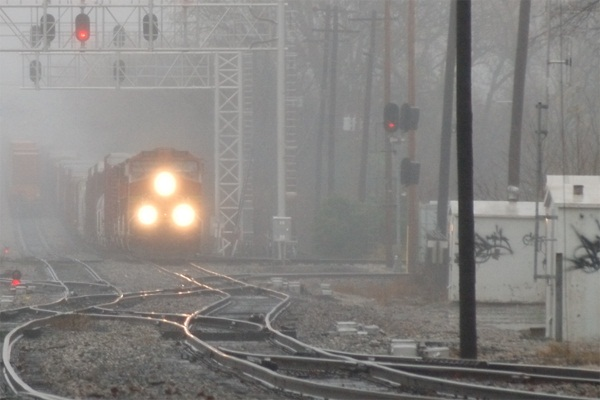
#> input picture CV/code/ch6/train.jpg, 600 x 400 px
$ jupyter execute --allow-errors ch6_final.ipynb   (shell and % lines are left out)
#> lines starting #> are read from the running program, lines starting #| are printed output that depends on the picture
#> further down, sourceImg is the input picture: shape (400, 600, 3); mean B, G, R 128.8, 131.4, 134.1
[cell 1]
import cv2
import numpy as np

from matplotlib import pyplot as plt

[cell 2]
def zmMinFilterGray(src, r=7):
    '''最小值滤波，r是滤波器半径'''
#> called with r = 7
    '''if r <= 0:
        return src
    h, w = src.shape[:2]
    I = src
    res = np.minimum(I  , I[[0]+range(h-1)  , :])
    res = np.minimum(res, I[range(1,h)+[h-1], :])
    I = res
    res = np.minimum(I  , I[:, [0]+range(w-1)])
    res = np.minimum(res, I[:, range(1,w)+[w-1]])
    return zmMinFilterGray(res, r-1)'''
    return cv2.erode(src, np.ones((2*r+1, 2*r+1)))                      #使用opencv的erode函数更高效
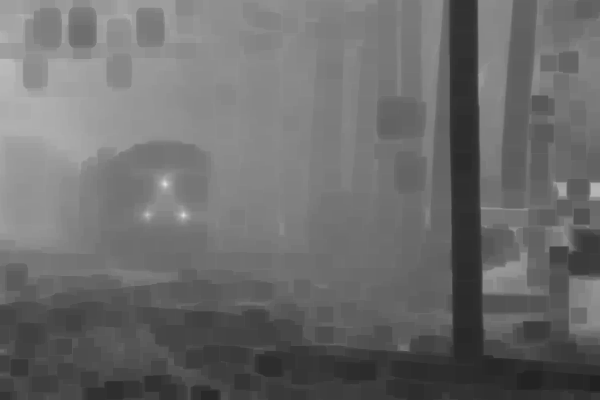
#> returned value: shape (400, 600) float64; min 0.129, max 0.871, mean 0.424

[cell 3]
def guidedfilter(I, p, r, eps):
    '''引导滤波，直接参考网上的matlab代码'''
#> called with r = 81, eps = 0.001
    height, width = I.shape
#> height = 400; width = 600
    m_I = cv2.boxFilter(I, -1, (r,r))
    m_p = cv2.boxFilter(p, -1, (r,r))
    m_Ip = cv2.boxFilter(I*p, -1, (r,r))
    cov_Ip = m_Ip-m_I*m_p
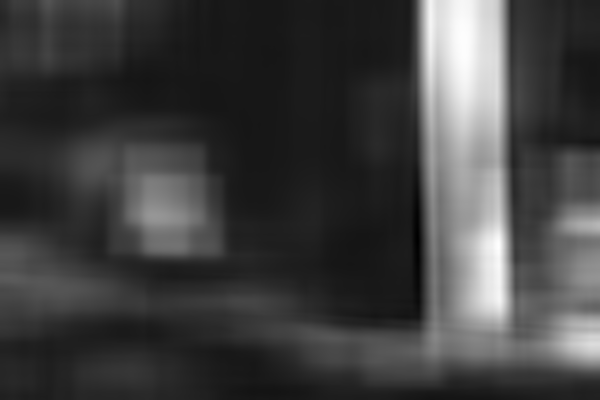
#> cov_Ip: shape (400, 600) float64; min -0.0014, max 0.0154, mean 0.00284; drawn with min black and max white

    m_II = cv2.boxFilter(I*I, -1, (r,r))
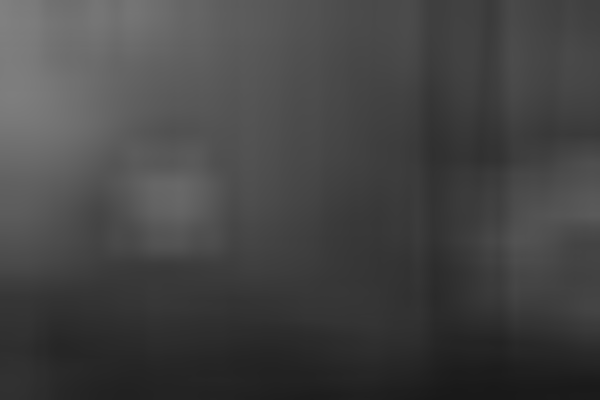
#> m_II: shape (400, 600) float64; min 0.0983, max 0.506, mean 0.268
    var_I = m_II-m_I*m_I
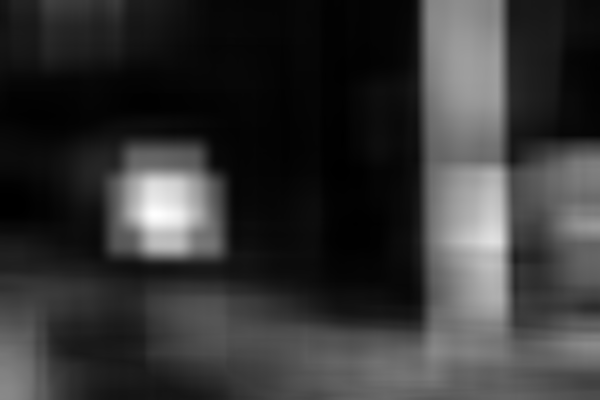
#> var_I: shape (400, 600) float64; min 0.00032, max 0.0287, mean 0.00628; drawn with min black and max white

    a = cov_Ip/(var_I+eps)
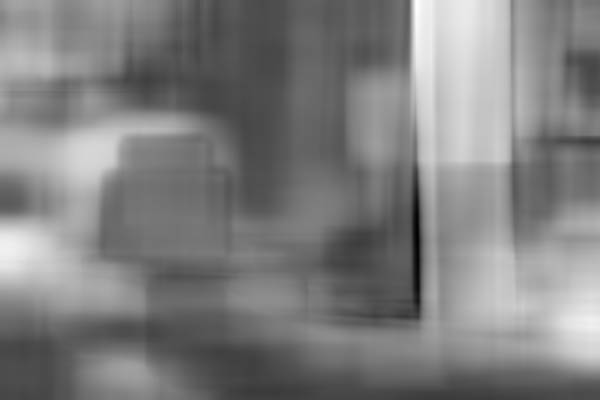
#> a: shape (400, 600) float64; min -0.308, max 0.977, mean 0.334; drawn with min black and max white
    b = m_p-a*m_I

    m_a = cv2.boxFilter(a, -1, (r,r))
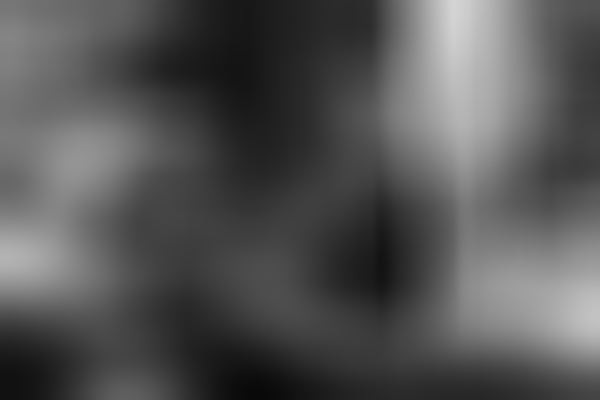
#> m_a: shape (400, 600) float64; min 0.0369, max 0.833, mean 0.334
    m_b = cv2.boxFilter(b, -1, (r,r))
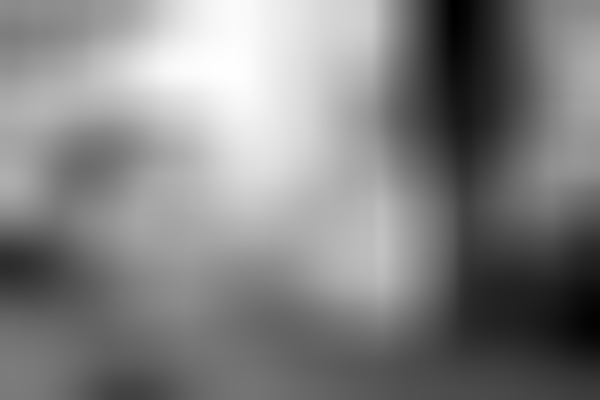
#> m_b: shape (400, 600) float64; min -0.00381, max 0.499, mean 0.253; drawn with min black and max white
    return m_a*I+m_b
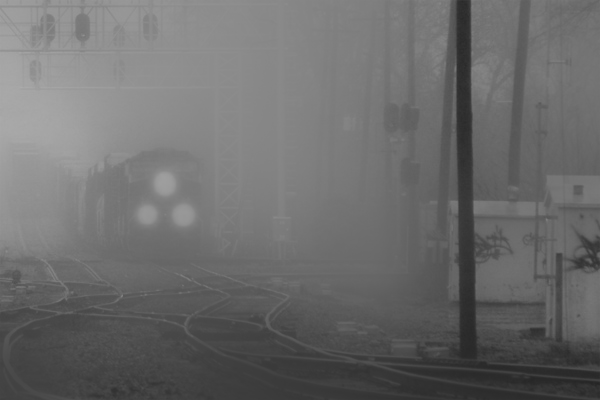
#> returned value: shape (400, 600) float64; min 0.143, max 0.671, mean 0.424

[cell 4]
def getV1(m, r, eps, w, maxV1):  #输入rgb图像，值范围[0,1]
    '''计算大气遮罩图像V1和光照值A, V1 = 1-t/A'''
    V1 = np.min(m,2)                                         #得到暗通道图像
    V1 = guidedfilter(V1, zmMinFilterGray(V1,7), r, eps)     #使用引导滤波优化
    bins = 2000
    ht = np.histogram(V1, bins)                              #计算大气光照A
    d = np.cumsum(ht[0])/float(V1.size)
#> d = 2000 values from 4.17e-06 to 1
    for lmax in range(bins-1, 0, -1):
        if d[lmax]<=0.999:
            break
    A  = np.mean(m,2)[V1>=ht[1][lmax]].max()
#> A = 0.761

    V1 = np.minimum(V1*w, maxV1)                   #对值范围进行限制

    return V1,A

[cell 5]
def deHaze(m, r=81, eps=0.001, w=0.95, maxV1=0.80, bGamma=False):
    Y = np.zeros(m.shape)
    V1,A = getV1(m, r, eps, w, maxV1)               #得到遮罩图像和大气光照
#> A = 0.761
    for k in range(3):
        Y[:,:,k] = (m[:,:,k]-V1)/(1-V1/A)           #颜色校正
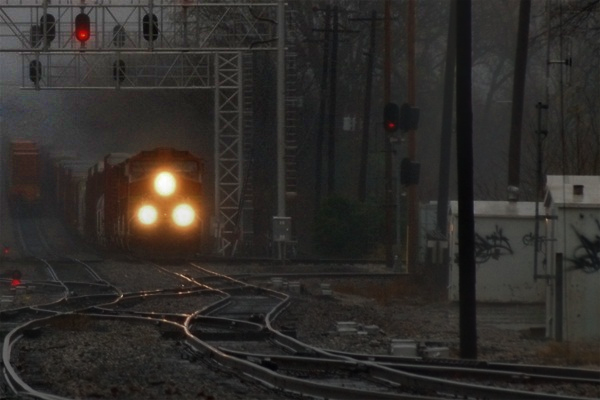
#> Y: shape (400, 600, 3) float64; mean of channels 0, 1, 2 0.237, 0.26, 0.284; drawn with min black and max white
    Y =  np.clip(Y, 0, 1)
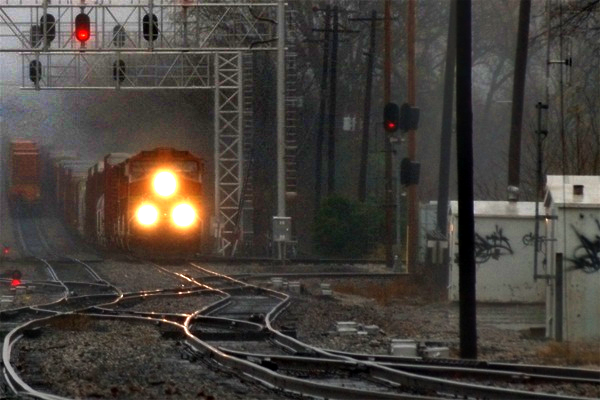
#> Y: shape (400, 600, 3) float64; mean of channels 0, 1, 2 0.235, 0.257, 0.279; drawn as B, G, R
    if bGamma:
        Y = Y**(np.log(0.5)/np.log(Y.mean()))       #gamma校正,默认不进行该操作
    return Y

[cell 6]
if __name__ == '__main__':
#     改进这处代码，让他在这个地方显示图片对比
#     m = deHaze(cv2.imread('train.jpg')/255.0)*255
    sourceImg = cv2.imread('train.jpg')
    deHazeimg = deHaze(sourceImg/255.0)*255

#     手动转换
#     bs, gs, rs = cv2.split(sourceImg)
#     b, g, r = cv2.split(deHazeimg)

#     srcImage_new = cv2.merge([rs, gs, bs])
# 由于OpenCV读取图像的通道是BGR，而Matplotlib的通道是RGB，需要转换，调用cv2.cvtColor()，如下：
    srcImage_new = cv2.cvtColor(sourceImg, cv2.COLOR_BGR2RGB)
#     deHazeimg_new = cv2.merge([r, g, b])


    plt.imshow(srcImage_new)
#     plt.imshow(deHazeimg_new)
#     cv2.imwrite('defog2.jpg', m)

$ run again, with CV/code/ch6/land.jpg copied over CV/code/ch6/train.jpg
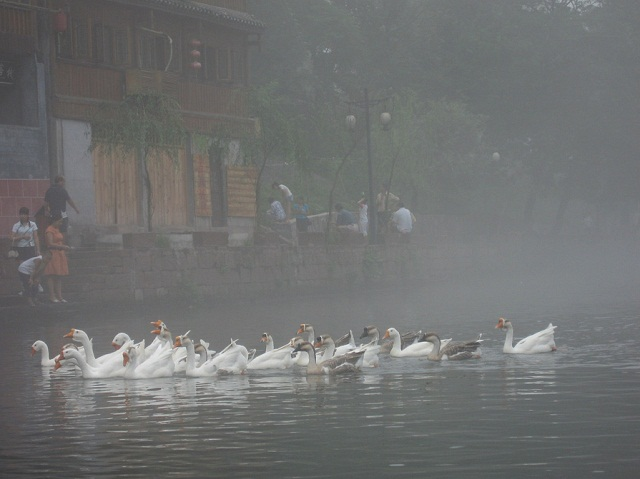
#> input picture CV/code/ch6/land.jpg, 640 x 479 px
#> sourceImg is the input picture: shape (479, 640, 3); mean B, G, R 112.3, 112.7, 111.2
#> height = 479; width = 640
#> in guidedfilter, `m_a = cv2.boxFilter(a, -1, (r,r))`:
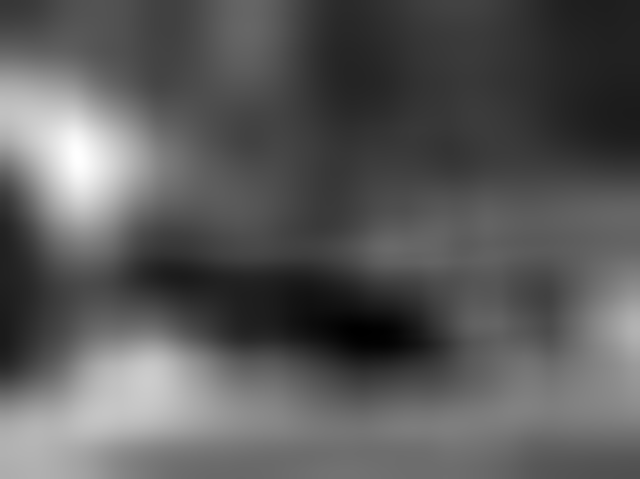
#> m_a: shape (479, 640) float64; min -0.045, max 0.429, mean 0.123; drawn with min black and max white
#> d = 2000 values from 3.26e-06 to 1
#> in getV1, `A  = np.mean(m,2)[V1>=ht[1][lmax]].max()`: A = 0.922
#> in deHaze, `Y =  np.clip(Y, 0, 1)`:
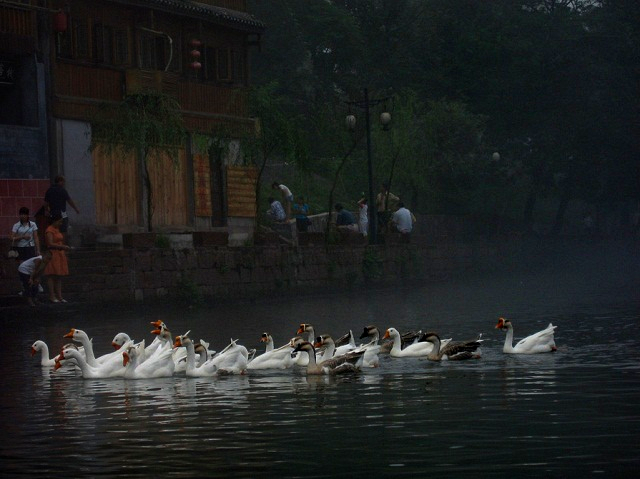
#> Y: shape (479, 640, 3) float64; mean of channels 0, 1, 2 0.132, 0.135, 0.124; drawn as B, G, R
